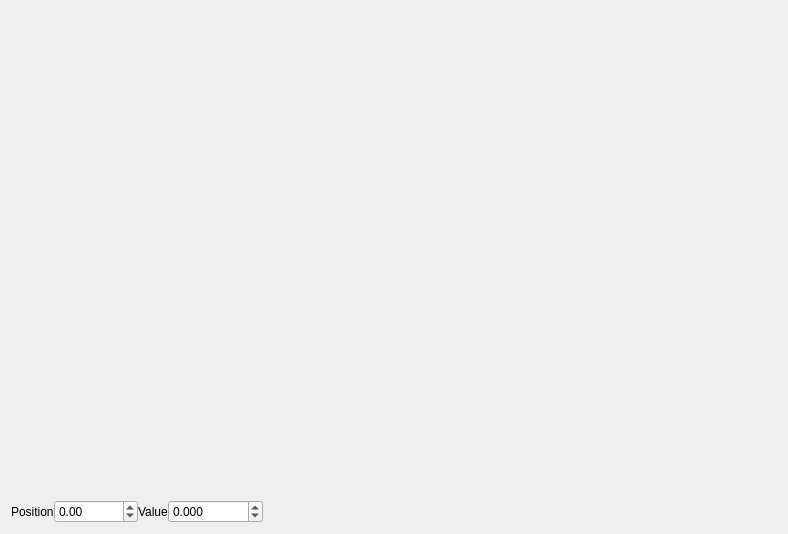
<?xml version="1.0" encoding="UTF-8"?>
<ui version="4.0">
 <class>Curve1DEditorWidget</class>
 <widget class="QWidget" name="Curve1DEditorWidget">
  <property name="geometry">
   <rect>
    <x>0</x>
    <y>0</y>
    <width>788</width>
    <height>534</height>
   </rect>
  </property>
  <property name="windowTitle">
   <string>Form</string>
  </property>
  <layout class="QVBoxLayout" name="verticalLayout">
   <property name="spacing">
    <number>0</number>
   </property>
   <item>
    <widget class="ezQGridBarWidget" name="GridBarWidget" native="true">
     <property name="minimumSize">
      <size>
       <width>0</width>
       <height>20</height>
      </size>
     </property>
     <property name="maximumSize">
      <size>
       <width>16777215</width>
       <height>20</height>
      </size>
     </property>
    </widget>
   </item>
   <item>
    <widget class="ezQtCurveEditWidget" name="CurveEdit" native="true">
     <property name="sizePolicy">
      <sizepolicy hsizetype="Expanding" vsizetype="Expanding">
       <horstretch>0</horstretch>
       <verstretch>0</verstretch>
      </sizepolicy>
     </property>
     <property name="minimumSize">
      <size>
       <width>0</width>
       <height>0</height>
      </size>
     </property>
    </widget>
   </item>
   <item>
    <layout class="QHBoxLayout" name="horizontalLayout">
     <item>
      <widget class="QLabel" name="label">
       <property name="text">
        <string>Position</string>
       </property>
      </widget>
     </item>
     <item>
      <widget class="QDoubleSpinBox" name="SpinPosition">
       <property name="minimum">
        <double>-1.000000000000000</double>
       </property>
       <property name="maximum">
        <double>100000.000000000000000</double>
       </property>
       <property name="singleStep">
        <double>0.100000000000000</double>
       </property>
      </widget>
     </item>
     <item>
      <widget class="QWidget" name="ColorWidget" native="true"/>
     </item>
     <item>
      <widget class="QLabel" name="LabelValue">
       <property name="text">
        <string>Value</string>
       </property>
      </widget>
     </item>
     <item>
      <widget class="QDoubleSpinBox" name="SpinValue">
       <property name="decimals">
        <number>3</number>
       </property>
       <property name="minimum">
        <double>-100000.000000000000000</double>
       </property>
       <property name="maximum">
        <double>100000.000000000000000</double>
       </property>
       <property name="singleStep">
        <double>0.100000000000000</double>
       </property>
       <property name="value">
        <double>0.000000000000000</double>
       </property>
      </widget>
     </item>
     <item>
      <spacer name="horizontalSpacer">
       <property name="orientation">
        <enum>Qt::Horizontal</enum>
       </property>
       <property name="sizeHint" stdset="0">
        <size>
         <width>40</width>
         <height>20</height>
        </size>
       </property>
      </spacer>
     </item>
    </layout>
   </item>
  </layout>
 </widget>
 <customwidgets>
  <customwidget>
   <class>ezQGridBarWidget</class>
   <extends>QWidget</extends>
   <header location="global">GuiFoundation/Widgets/GridBarWidget.moc.h</header>
   <container>1</container>
  </customwidget>
  <customwidget>
   <class>ezQtCurveEditWidget</class>
   <extends>QWidget</extends>
   <header location="global">GuiFoundation/Widgets/CurveEditWidget.moc.h</header>
   <container>1</container>
  </customwidget>
 </customwidgets>
 <resources>
  <include location="../QtResources/resources.qrc"/>
 </resources>
 <connections/>
</ui>
